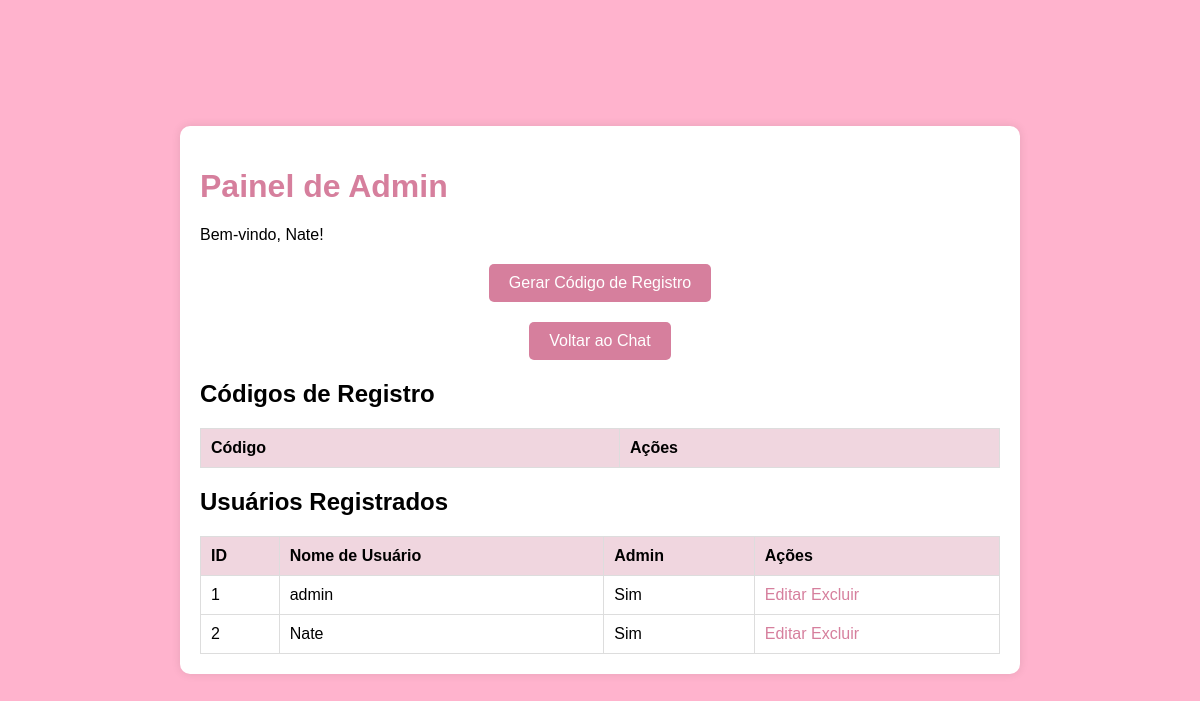
The app's page /admin (signed in) with its own data.
### app.py (models this page shows)
class User(db.Model):
    id = db.Column(db.Integer, primary_key=True)
    username = db.Column(db.String(80), unique=True, nullable=False)
    password = db.Column(db.String(120), nullable=False)
    is_admin = db.Column(db.Boolean, default=False)
    registration_code = db.Column(db.String(10), nullable=True)  # Código de registro

### app.py (the view)
@app.route('/admin')
def admin_panel():
    if 'username' not in session:
        return redirect(url_for('login'))
    user = User.query.filter_by(username=session['username']).first()
    if not user or not user.is_admin:
        flash('Acesso negado. Você não é um administrador.', 'error')
        return redirect(url_for('index'))
    users = User.query.all()
    registration_codes = read_registration_codes()
    return render_template('admin.html', users=users, registration_codes=registration_codes)

### app.py (called while the page is built)
def read_registration_codes():
    codes = []
    try:
        with open('convites.csv', mode='r', newline='') as file:
            reader = csv.reader(file)
            codes = [row[0] for row in reader]
    except FileNotFoundError:
        pass
    return codes

### templates/admin.html (shortened to what this page needs)
<!DOCTYPE html>
<html lang="pt-BR">
<head>
    <link rel="stylesheet" href="{{ url_for('static', filename='css/style.css') }}">
</head>
<body>
    <div class="admin-container">
        <h1>Painel de Admin</h1>
        <p>Bem-vindo, {{ session['username'] }}!</p>
        <form action="{{ url_for('generate_code') }}" method="POST">
            <button type="submit">Gerar Código de Registro</button>
        </form>
        <form action="{{ url_for('index') }}" method="GET">
            <button type="submit">Voltar ao Chat</button>
        </form>
        <h2>Códigos de Registro</h2>
        <table>
            <thead>
                <tr>
                    <th>Código</th>
                    <th>Ações</th>
                </tr>
            </thead>
        </table>
        <h2>Usuários Registrados</h2>
        <table>
            <thead>
                <tr>
                    <th>ID</th>
                    <th>Nome de Usuário</th>
                    <th>Admin</th>
                    <th>Ações</th>
                </tr>
            </thead>
            <tbody>
                {% for user in users %}
                    <tr>
                        <td>{{ user.id }}</td>
                        <td>{{ user.username }}</td>
                        <td>{{ 'Sim' if user.is_admin else 'Não' }}</td>
                        <td>
                            <a href="{{ url_for('edit_user', user_id=user.id) }}">Editar</a>
                            <a href="{{ url_for('delete_user', user_id=user.id) }}" onclick="return confirm('Tem certeza que deseja excluir este usuário?')">Excluir</a>
                        </td>
                    </tr>
                {% endfor %}
            </tbody>
        </table>
    </div>
</body>
</html>

### static/css/style.css (style rules this page uses)
body { font-family: Arial, sans-serif; margin: 0; padding: 0; display: flex; justify-content: center; align-items: center; min-height: 100vh; background-color: #FFB3CD; }
.admin-container { width: 90%; max-width: 800px; margin: 20px auto; padding: 20px; background-color: #fff; border-radius: 10px; box-shadow: 0 0 10px rgba(0, 0, 0, 0.1); }
.admin-container h1 { color: #d67f9d; }
.admin-container table { width: 100%; border-collapse: collapse; margin-top: 20px; }
.admin-container th, .admin-container td { padding: 10px; border: 1px solid #ddd; text-align: left; }
.admin-container th { background-color: #f0d6df; }
.admin-container a { color: #d67f9d; text-decoration: none; }
.admin-container form { margin-top: 20px; text-align: center; }
.admin-container form button { padding: 10px 20px; background-color: #d67f9d; color: #fff; border: none; border-radius: 5px; cursor: pointer; font-size: 16px; }

### records on screen
User: username "Nate", id "2", is_admin "Sim"
User: id "1", username "admin", is_admin "Sim"
